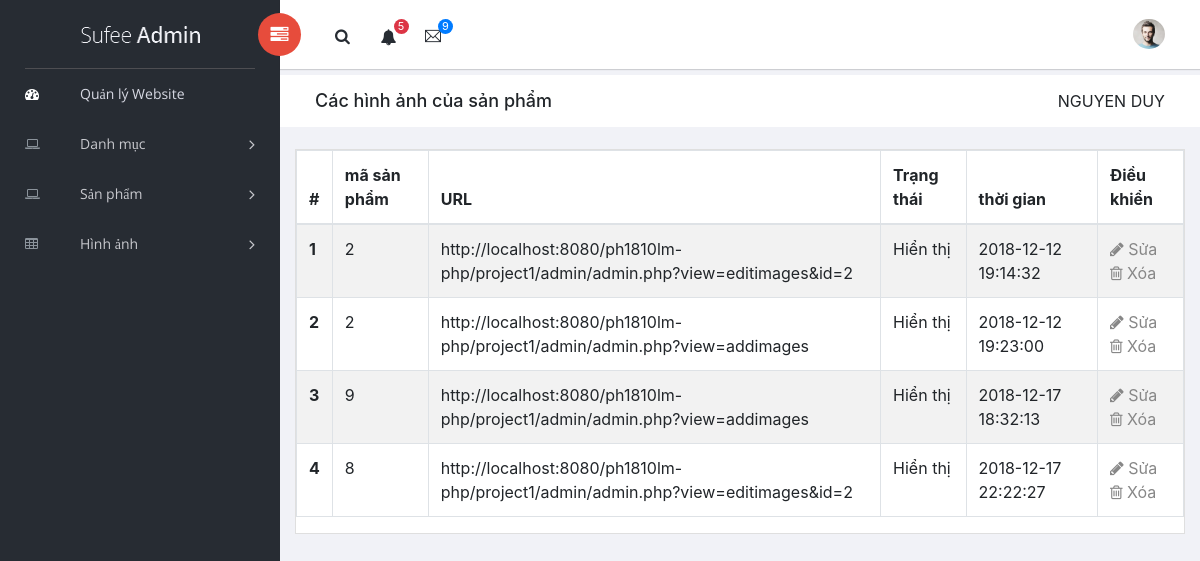
Page /admin/index.php?view=listimages on the committed database.
### tables this page shows
CREATE TABLE `tbl_images` (
  `img_id` int(11) NOT NULL AUTO_INCREMENT,
  `proid` int(11) NOT NULL,
  `url` varchar(255) NOT NULL,
  `status` tinyint(1) NOT NULL,
  `datecreate` datetime DEFAULT NULL,
  PRIMARY KEY (`img_id`)
);

### admin/modules/listimages.php (the view, shortened to what this page needs)
<div class="breadcrumbs">
    <div class="col-sm-4">
        <div class="page-header float-left">
            <div class="page-title">
                <h1>Các hình ảnh của sản phẩm</h1>
            </div>
        </div>
    </div>
    <div class="col-sm-8">
        <div class="page-header float-right">
            <div class="page-title">
                <ol class="breadcrumb text-right">
                    <li class="active">NGUYEN DUY</li>
                </ol>
            </div>
        </div>
    </div>
</div>
<div class="content mt-3">
    <div class="animated fadeIn">
        <div class="row">
            <div class="col-lg-12">
                <div class="card">
                    <table class="table table-striped table-bordered">
                        <thead>
                            <tr>
                                <th scope="col">#</th>
                                <th scope="col">mã sản phẩm</th>
                                <th scope="col">URL</th>
                                <th scope="col">Trạng thái</th>
                                <th scope="col">thời gian</th>
                                <th scope="col">Điều khiển</th>
                            </tr>
                        </thead>
                        <tbody>
                            <?php
                            $sqlSelect = "SELECT * FROM tbl_images";
                            $result =mysqli_query($conn,$sqlSelect);
                            $i=0;
                            while($row = mysqli_fetch_assoc($result)){
                                $i++;
                                ?>
                                <tr>
                                    <th scope="row"><?php echo $i ?></th>
                                    <td><?php echo $row["proid"]?></td>
                                    <td><?php echo $row["url"]?></td>
                                    <td>
                                        <?php echo ($row["status"])?"Hiển thị":"Ẩn" ?>
                                    </td>
                                    <td><?php echo $row["datecreate"]?></td>
                                    <td>
                                        <a href="index.php?view=editimages&id=<?php echo $row["img_id"] ?>"><i class="fa fa-pencil"></i> Sửa</a><br>
                                        <a href="index.php?view=delimages&id=<?php echo $row["img_id"] ?>" onclick="return checkDelete()"><i class="fa fa-trash-o"></i> Xóa</a>
                                    </td>
                                </tr>
                            <?php } ?>
                        </tbody>
                    </table>
                </div>
            </div>
        </div>
    </div>
</div>

### rows in the picture
tbl_images: proid "2", url "http://localhost:8080/ph1810lm-php/project1/admin/admin.php?view=editimages&id=2", status "Hiển thị", datecreate "2018-12-12 19:14:32"
tbl_images: proid "2", url "http://localhost:8080/ph1810lm-php/project1/admin/admin.php?view=addimages", status "Hiển thị", datecreate "2018-12-12 19:23:00"
tbl_images: proid "9", url "http://localhost:8080/ph1810lm-php/project1/admin/admin.php?view=addimages", status "Hiển thị", datecreate "2018-12-17 18:32:13"
tbl_images: proid "8", url "http://localhost:8080/ph1810lm-php/project1/admin/admin.php?view=editimages&id=2", status "Hiển thị", datecreate "2018-12-17 22:22:27"
